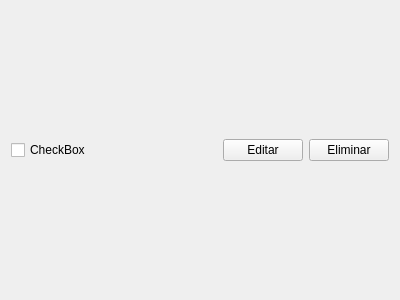
<?xml version="1.0" encoding="UTF-8"?>
<ui version="4.0">
 <class>Task</class>
 <widget class="QWidget" name="Task">
  <property name="geometry">
   <rect>
    <x>0</x>
    <y>0</y>
    <width>400</width>
    <height>300</height>
   </rect>
  </property>
  <property name="windowTitle">
   <string>Form</string>
  </property>
  <layout class="QHBoxLayout" name="horizontalLayout">
   <item>
    <widget class="QCheckBox" name="checkBox">
     <property name="text">
      <string>CheckBox</string>
     </property>
    </widget>
   </item>
   <item>
    <spacer name="horizontalSpacer">
     <property name="orientation">
      <enum>Qt::Horizontal</enum>
     </property>
     <property name="sizeHint" stdset="0">
      <size>
       <width>40</width>
       <height>20</height>
      </size>
     </property>
    </spacer>
   </item>
   <item>
    <widget class="QPushButton" name="editButton">
     <property name="text">
      <string>Editar</string>
     </property>
    </widget>
   </item>
   <item>
    <widget class="QPushButton" name="removeButton">
     <property name="text">
      <string>Eliminar</string>
     </property>
    </widget>
   </item>
  </layout>
 </widget>
 <resources/>
 <connections/>
</ui>
